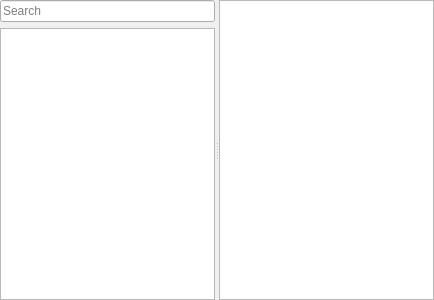
<?xml version="1.0" encoding="UTF-8"?>
<ui version="4.0">
 <class>TypeView</class>
 <widget class="QWidget" name="TypeView">
  <property name="geometry">
   <rect>
    <x>0</x>
    <y>0</y>
    <width>434</width>
    <height>300</height>
   </rect>
  </property>
  <layout class="QVBoxLayout" name="verticalLayout_2">
   <property name="leftMargin">
    <number>0</number>
   </property>
   <property name="topMargin">
    <number>0</number>
   </property>
   <property name="rightMargin">
    <number>0</number>
   </property>
   <property name="bottomMargin">
    <number>0</number>
   </property>
   <item>
    <widget class="QSplitter" name="splitter">
     <property name="orientation">
      <enum>Qt::Horizontal</enum>
     </property>
     <widget class="QWidget" name="">
      <layout class="QVBoxLayout" name="verticalLayout">
       <item>
        <widget class="QLineEdit" name="searchLineEdit">
         <property name="placeholderText">
          <string>Search</string>
         </property>
         <property name="clearButtonEnabled">
          <bool>true</bool>
         </property>
        </widget>
       </item>
       <item>
        <widget class="QTreeView" name="typeTreeView">
         <property name="uniformRowHeights">
          <bool>true</bool>
         </property>
        </widget>
       </item>
      </layout>
     </widget>
     <widget class="QTextBrowser" name="textBrowser"/>
    </widget>
   </item>
  </layout>
 </widget>
 <resources/>
 <connections/>
</ui>
